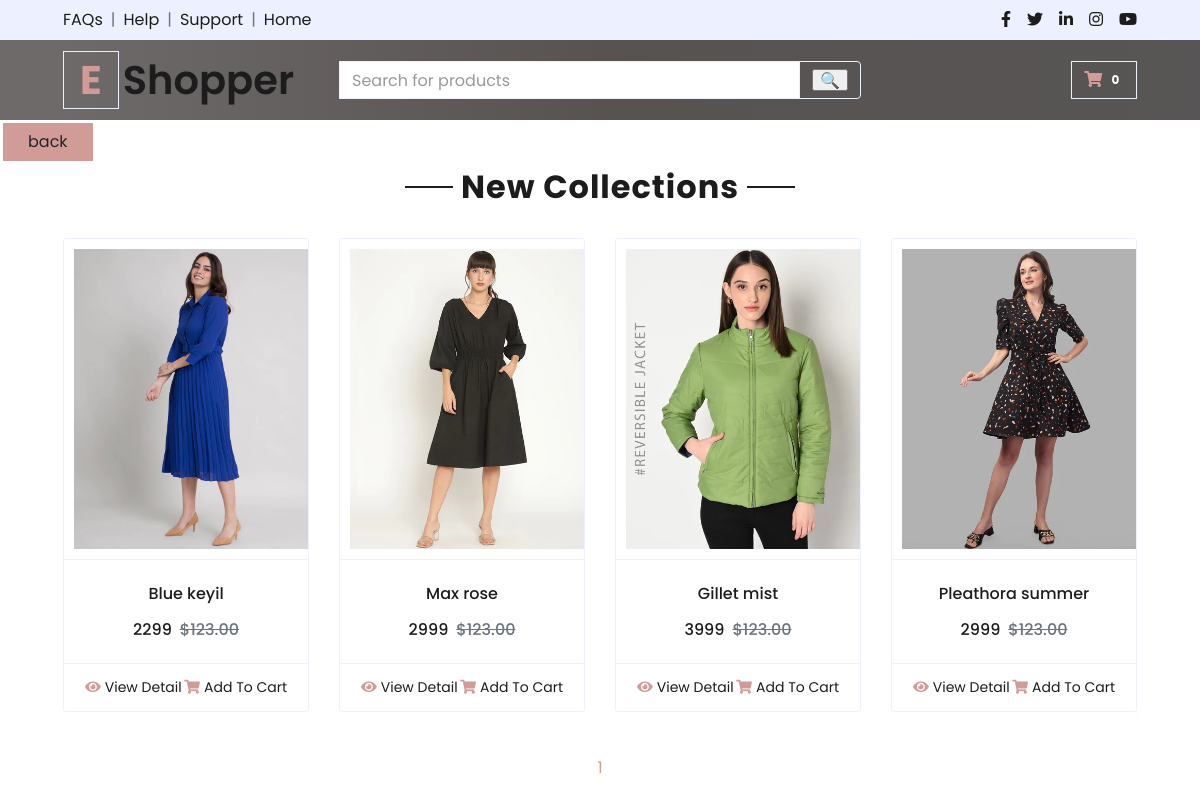
Screenshot of /ladies-wear/ with the database file from the repository.
### shop/models.py (models this page shows, shortened)
class products(models.Model):
    name = models.CharField(max_length=250, unique=True)
    slug = models.SlugField(max_length=250, unique=True)
    image = models.ImageField(upload_to='product')
    stock = models.IntegerField()
    available = models.BooleanField(default=True)
    price = models.IntegerField()
    category = models.ForeignKey(categ,on_delete=models.CASCADE)
    def get_url(self):
        return reverse('Detail_page',args=[self.category.slug,self.slug])

### shop/views.py (the view)
# urls.py: path('<slug:c_slug>/',views.product,name='product_page'),
def product(requset,c_slug):
    c_page=None
    prod=None
    if c_slug!=None:
        c_page=get_object_or_404(categ,slug=c_slug)
        prod=products.objects.filter(category=c_page, available=True)
    else:
        prod=products.objects.all().filter(available=True)
    paginator=Paginator(prod,8)
    try:
        page=int(requset.GET.get('page','1'))
    except:
        page=1
    try:
        pro=paginator.page(page)
    except(EmptyPage,InvalidPage):
        pro=paginator.page(paginator.num_pages)
    return render(requset, 'products_sep.html', {'pr': prod,'pg':pro})

### templates/products_sep.html
{% extends 'main.html' %}
{% block content %}
<div style="position: absolute; padding: auto; margin: 3px; color: black;">
    <input type=button value="back" class="btn btn-primary px-4" onClick="javascript:history.go(-1);">
</div>
<div class="container-fluid pt-5">
        <div class="text-center mb-4">
            <h2 class="section-title px-5"><span class="px-2">New Collections</span></h2>
        </div>
        <div class="row px-xl-5 pb-3">
            {% for i in pg.object_list %}
            <div class="col-lg-3 col-md-6 col-sm-12 pb-1">
                <div class="card product-item border-0 mb-4">
                    <div class="card-header product-img position-relative overflow-hidden bg-transparent border p-0">
                        <img class="img-fluid w-100" style="height:300px;width:250px; display:block; margin:10px; width: 93%;" src="{{i.image.url}}" alt="">
                    </div>
                    <div class="card-body border-left border-right text-center p-0 pt-4 pb-3">
                        <h6 class="text-truncate mb-3">{{i.name}}</h6>
                        <div class="d-flex justify-content-center">
                            <h6>{{i.price}}</h6><h6 class="text-muted ml-2"><del>$123.00</del></h6>
                        </div>
                    </div>
                    <div class="card-footer d-flex justify-content-between bg-light border">
                        <a href="{{i.get_url}}" class="btn btn-sm text-dark p-0"><i class="fas fa-eye text-primary mr-1"></i>View Detail</a>
                        <a href="{% url 'cart_add' i.id %}" class="btn btn-sm text-dark p-0"><i class="fas fa-shopping-cart text-primary mr-1"></i>Add To Cart</a>
                    </div>
                </div>
            </div>
            {% endfor %}
        </div>
    </div>
<div>
    <center>
        {% for p in pg.paginator.page_range %}
        <a href="?page={{p}}" class="{% if pg.number == p %} active {% endif %}">{{p}}</a>
        {% endfor %}
    </center>
</div>
{% endblock %}

### rows the page displays
products: image (picture), name "Blue keyil", price "2299"
products: image (picture), name "Max rose", price "2999"
products: image (picture), name "Gillet mist", price "3999"
products: image (picture), name "Pleathora summer", price "2999"

### other values shown
{{ p }} "1"
